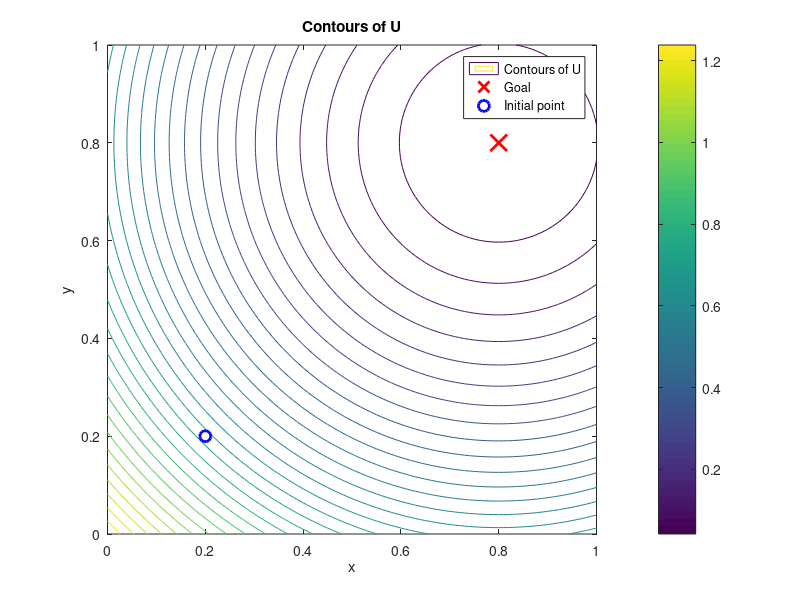
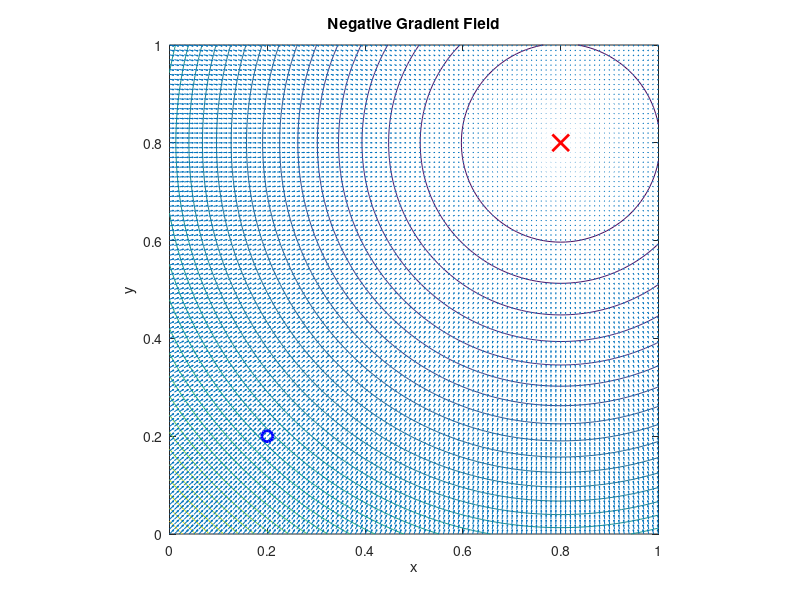
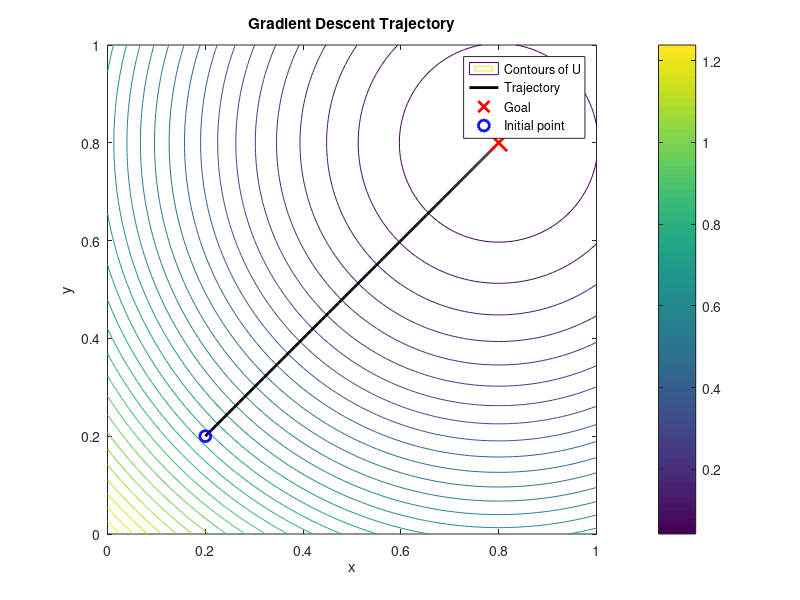
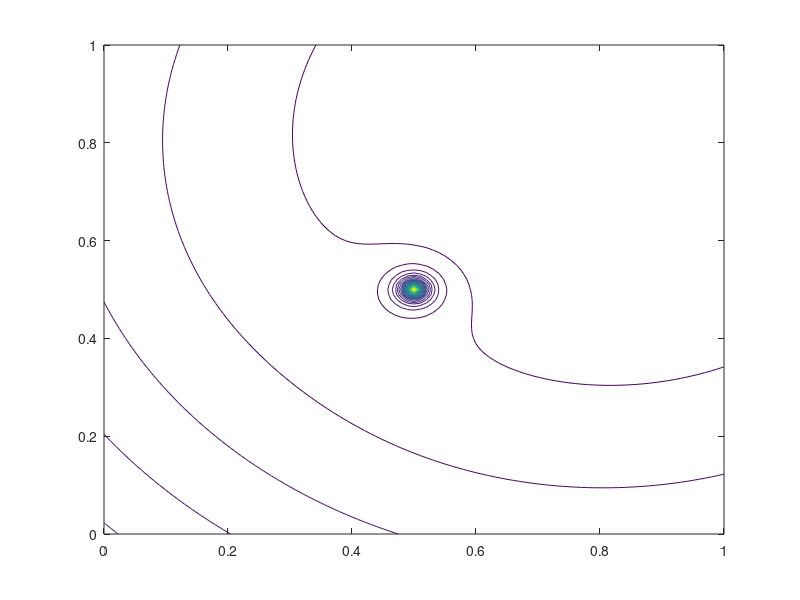

The MATLAB script that drew these images, in order:
clear all
close all
clc

% Step 1: Create a square grid on [0,1] x [0,1]
N = 101; % number of grid points in each direction
x = linspace(0,1,N); % x-coordinates
y = linspace(0,1,N); % y-coordinates
h = x(2) - x(1); % grid spacing
% Fill this in:
% Hint: use meshgrid.
[X,Y] = meshgrid(x, y);

% Step 2: Choose the goal and the initial point
goal = [0.8, 0.8]; % [x_goal, y_goal]
x0 = [0.2, 0.2]; % [x_initial, y_initial]

% Step 3: Create a simple value function
xg = goal(1);
yg = goal(2);
% Fill in the formula:
% U = (X - xg)^2 + (Y - yg)^2
%
% Hint:
% X and Y are matrices, so use .^2 instead of ^2.
U = (X - xg).^2 + (Y - yg).^2;

% Step 4: Plot contours of U
figure;
contour(X,Y,U,30);
hold on;
plot(goal(1),goal(2),'rx','MarkerSize',12,'LineWidth',2);
plot(x0(1),x0(2),'bo','MarkerSize',8,'LineWidth',2);
axis equal tight;
colorbar;
xlabel('x');
ylabel('y');
title('Contours of U');
legend('Contours of U','Goal','Initial point');

% Step 5: Compute numerical gradients of U
%
% Hint:
% Use MATLAB's gradient function.
%
% Important:
% MATLAB arrays are indexed by rows and columns.
% Rows correspond to the y-direction.
% Columns correspond to the x-direction.
%
% Therefore, we store the outputs as [Uy,Ux].
[Ux, Uy] = gradient(U, h);

% Step 6: Plot negative gradient field
skip = 5; % plot every 5th arrow to keep the figure clean
figure;
contour(X,Y,U,30);
hold on;
% Fill in the quiver command:
% Hint:
% quiver(Xsub,Ysub,Usub,Vsub) plots arrows.
% We want arrows in the direction [-Ux, -Uy].
% Use 1:skip:end to avoid plotting too many arrows.
quiver(X, Y, -Ux, -Uy);
plot(goal(1),goal(2),'rx','MarkerSize',12,'LineWidth',2);
plot(x0(1),x0(2),'bo','MarkerSize',8,'LineWidth',2);
axis equal tight;
xlabel('x');
ylabel('y');
title('Negative Gradient Field');

% Step 7: Initialize simulation
dt = 0.01; % time step
Nsteps = 500; % maximum number of steps
path = zeros(Nsteps,2); % each row stores [x,y] at one time step
% Fill this in:
% Store the initial point in the first row of path.
path(1,:) = x0;

% Step 8: Interpolate gradient at one point
%
% Suppose current stores the current particle position.
current = path(1,:);
% Fill these in:
% Hint:
% Use interp2(X,Y,Ux,current(1),current(2),'linear',0)
% to estimate dU/dx at the current point.
%
% Use a similar line for dU/dy.
grad_x = interp2(X, Y, Ux, current(1), current(2), 'linear', 0);
grad_y = interp2(X, Y, Uy, current(1), current(2), 'linear', 0);
grad = [grad_x, grad_y];

% Step 9: One Euler update
%
% Mathematical update:
% next = current - dt * grad
next = current - dt * grad;

% Step 10: Main simulation loop
for k = 1:Nsteps-1
    % 1. Read current position from path
    current = path(k, :);
    % 2. Interpolate the gradient at current position
    grad_x = interp2(X, Y, Ux, current(1), current(2), 'linear', 0);
    grad_y = interp2(X, Y, Uy, current(1), current(2), 'linear', 0);
    grad = [grad_x, grad_y];
    % 3. Euler update in the negative-gradient direction
    next = current - dt * grad;
    % 4. Store next position
    path(k+1,:) = next;
    % 5. Stop if close to the goal
    % Hint: use norm(next - goal)
    if norm(next - goal) < h
        path = path(1:k+1,:);
        disp('Reached the goal!');
    break;
    end
    % 6. Stop if outside the square [0,1] x [0,1]
    if next(1) < 0 || next(1) > 1 || next(2) < 0 || next(2) > 1
        path = path(1:k+1,:);
        disp('Left the domain!');
        break;
    end
end

% Step 11: Plot trajectory on contours of U
figure;
contour(X,Y,U,30);
hold on;
plot(path(:,1),path(:,2),'k-','LineWidth',2);
plot(goal(1),goal(2),'rx','MarkerSize',12,'LineWidth',2);
plot(x0(1),x0(2),'bo','MarkerSize',8,'LineWidth',2);
axis equal tight;
colorbar;
xlabel('x');
ylabel('y');
title('Gradient Descent Trajectory');
legend('Contours of U','Trajectory','Goal','Initial point');

% Step 12: Add an artificial obstacle penalty
obstacle_center = [0.5, 0.5];
xo = obstacle_center(1);
yo = obstacle_center(2);
alpha = 0.001; % obstacle strength
epsilon = 1e-4; % prevents division by zero
% Fill these in:
% attractive_part should pull the particle to the goal.
% repulsive_part should become large near the obstacle.
attractive_part = (X - xg).^2 + (Y - yg).^2
repulsive_part = alpha ./ ((X - xo).^2 + (Y - yo).^2 + epsilon)                       
U = attractive_part + repulsive_part;

% Step 13: Define and draw a circular obstacle
obstacle_radius = 0.12                                                                                                                                                        ;
obstacle = ((X - xo).^2 + (Y - yo).^2) <= obstacle_radius^2;
theta = linspace(0,2*pi,200);

obs_x = xo + obstacle_radius*cos(theta);
obs_y = yo + obstacle_radius*sin(theta);

% Step 14: Recompute gradient and rerun simulation
% Fill this in:
% Recompute the gradient of the new U.
figure;
contour(X,Y,U,40);



[Uy,Ux] = gradient(U, h);

figure; 
quiver(X, Y, -Ux, -Uy);
axis equal tight;
xlabel('x');
ylabel('y');
title('Negative Gradient Field');

% Reset the path.
path = zeros(Nsteps,2);
path(1,:) = x0;
for k = 1:Nsteps-1
    % Same logic as before:
    % 1. current position
    % 2. interpolate gradient
    % 3. Euler update
    % 4. store next position
    % 5. stop near goal
    % 6. stop outside domain
    current = path(k, :);
    grad_x = interp2(X, Y, Ux, current(1), current(2), 'linear', 0);
    grad_y = interp2(X, Y, Uy, current(1), current(2), 'linear', 0);
    grad = [grad_x, grad_y];
    next = current - dt * grad;
    path(k+1,:) = next;
    if norm(next - goal) < h
        path = path(1:k+1,:);
        disp("Reached the goal!");
        break;
    end
    if next(1) < 0 || next(1) > 1 || next(2) < 0 || next(2) > 1
        path = path(1:k+1,:);
        disp("Left the domain!");
        break;
    end
end

% Step 15: Plot trajectory with obstacle
figure;
contour(X,Y,U,40);
hold on;
plot(path(:,1),path(:,2),'k-','LineWidth',2);
plot(goal(1),goal(2),'rx','MarkerSize',12,'LineWidth',2);
plot(x0(1),x0(2),'bo','MarkerSize',8,'LineWidth',2);
plot(obs_x,obs_y,'r-','LineWidth',2);
axis equal tight;
colorbar;
xlabel('x');
ylabel('y');
title('Trajectory with Artificial Obstacle Penalty');
legend('Contours of U','Trajectory','Goal','Initial point','Obstacle');
